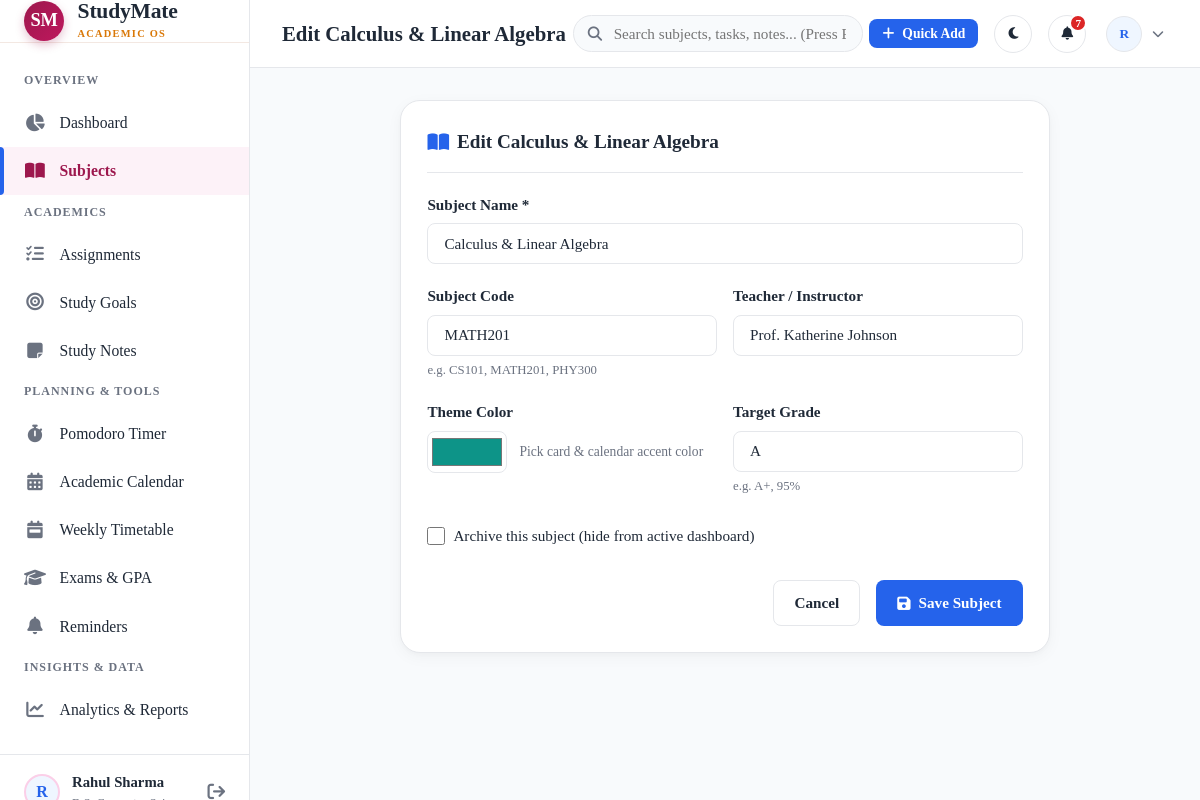
Page /subjects/2/edit/ (signed in) on the committed database.
### core/models.py (models this page shows, shortened)
class Subject(models.Model):
    user = models.ForeignKey(User, on_delete=models.CASCADE, related_name='subjects')
    name = models.CharField(max_length=150)
    code = models.CharField(max_length=30, blank=True, help_text="e.g. CS101 or MATH201")
    teacher = models.CharField(max_length=100, blank=True)
    color = models.CharField(max_length=20, default='#2563EB', help_text="Hex color code, e.g. #2563EB")
    target_grade = models.CharField(max_length=20, blank=True, help_text="e.g. A+, 95%")
    is_archived = models.BooleanField(default=False)
    created_at = models.DateTimeField(auto_now_add=True)
    class Meta:
        ordering = ['name']
        unique_together = ('user', 'name')

### core/views.py (the view)
# urls.py: path('subjects/<int:pk>/edit/', views.subject_update_view, name='subject_update'),
@login_required
def subject_update_view(request, pk):
    subject = get_object_or_404(Subject, pk=pk, user=request.user)
    if request.method == 'POST':
        form = SubjectForm(request.POST, instance=subject)
        if form.is_valid():
            form.save()
            messages.success(request, f"Subject '{subject.name}' updated successfully!")
            return redirect('core:subject_detail', pk=subject.pk)
    else:
        form = SubjectForm(instance=subject)
    return render(request, 'core/subject_form.html', {'form': form, 'title': f'Edit {subject.name}', 'active_nav': 'subjects'})

### core/forms.py
class SubjectForm(forms.ModelForm):
    color = forms.CharField(
        widget=forms.TextInput(attrs={'type': 'color', 'class': 'form-color-picker'}),
        initial='#2563EB',
        help_text="Choose a theme color for this subject"
    )
    class Meta:
        model = Subject
        fields = ['name', 'code', 'teacher', 'color', 'target_grade', 'is_archived']
        widgets = {
            'name': forms.TextInput(attrs={'class': 'form-input', 'placeholder': 'e.g. Data Structures & Algorithms'}),
            'code': forms.TextInput(attrs={'class': 'form-input', 'placeholder': 'e.g. CS201'}),
            'teacher': forms.TextInput(attrs={'class': 'form-input', 'placeholder': 'e.g. Dr. Alan Turing'}),
            'target_grade': forms.TextInput(attrs={'class': 'form-input', 'placeholder': 'e.g. A+ or 90%'}),
            'is_archived': forms.CheckboxInput(attrs={'class': 'form-checkbox'}),
        }

### accounts/models.py (called while the page is built)
    @property
    def avatar_url(self):
        if self.avatar and hasattr(self.avatar, 'url'):
            return self.avatar.url
        return None

### core/models.py (called while the page is built)
    @property
    def is_completed(self):
        return self.status == 'completed'

    @property
    def countdown_text(self):
        if self.is_completed:
            return "Completed"
        today = date.today()
        delta = (self.due_date - today).days
        if delta < 0:
            abs_days = abs(delta)
            return f"Overdue by {abs_days} day{'s' if abs_days != 1 else ''}"
        elif delta == 0:
            return "Due today"
        elif delta == 1:
            return "Due tomorrow"
        else:
            return f"Due in {delta} days"

### templates/core/subject_form.html (shortened to what this page needs)
{% extends 'base.html' %}
{% load static %}
{% block content %}
<div style="max-width: 650px; margin: 0 auto;">
  <div class="card">
    <div class="card-header">
      <div class="card-title">
        <i class="fa-solid fa-book-open" style="color: var(--primary);"></i>
        <span>{{ title }}</span>
      </div>
    </div>
    <form method="POST">
      <div class="form-group">
        <label class="form-label" for="id_name">Subject Name *</label>
        {{ form.name }}
      </div>
      <div style="display: grid; grid-template-columns: 1fr 1fr; gap: 1rem;">
        <div class="form-group">
          <label class="form-label" for="id_code">Subject Code</label>
          {{ form.code }}
          <div class="form-help-text">e.g. CS101, MATH201, PHY300</div>
        </div>
        <div class="form-group">
          <label class="form-label" for="id_teacher">Teacher / Instructor</label>
          {{ form.teacher }}
        </div>
      </div>
      <div style="display: grid; grid-template-columns: 1fr 1fr; gap: 1rem;">
        <div class="form-group">
          <label class="form-label" for="id_color">Theme Color</label>
          <div style="display: flex; align-items: center; gap: 0.75rem;">
            {{ form.color }}
            <span style="font-size: 0.85rem; color: var(--text-muted);">Pick card & calendar accent color</span>
          </div>
        </div>
        <div class="form-group">
          <label class="form-label" for="id_target_grade">Target Grade</label>
          {{ form.target_grade }}
          <div class="form-help-text">e.g. A+, 95%</div>
        </div>
      </div>
      {% if form.is_archived %}
        <div style="display: flex; align-items: center; gap: 0.5rem; margin-top: 0.5rem;">
          {{ form.is_archived }}
          <label for="id_is_archived" style="font-size: 0.95rem; cursor: pointer;">Archive this subject (hide from active dashboard)</label>
        </div>
      {% endif %}
      <div style="display: flex; justify-content: flex-end; gap: 1rem; margin-top: 2rem;">
        <a href="{% url 'core:subject_list' %}" class="btn btn-secondary">Cancel</a>
        <button type="submit" class="btn btn-primary">
          <i class="fa-solid fa-floppy-disk"></i>
          <span>Save Subject</span>
        </button>
      </div>
    </form>
  </div>
</div>
{% endblock %}

### templates/partials/sidebar.html (shortened to what this page needs)
{% load static %}
<aside class="sidebar" id="sidebar">
  <div class="sidebar-header" style="height: 78px; padding: 0 1.5rem; display: flex; align-items: center; justify-content: space-between; border-bottom: 1px solid var(--card-border-soft);">
    <a href="{% url 'core:dashboard' %}" class="public-brand" style="text-decoration: none;">
      <div class="public-brand-monogram" style="width: 40px; height: 40px; font-size: 1.15rem;">SM</div>
      <div>
        <div class="public-brand-title" style="font-size: 1.35rem;">StudyMate</div>
        <div class="public-brand-subtitle" style="font-size: 0.65rem;">ACADEMIC OS</div>
      </div>
    </a>
  </div>
  <nav class="sidebar-nav" style="padding: 1.25rem 0;">
    <div class="nav-section-title">Overview</div>
    <a href="{% url 'core:dashboard' %}" class="nav-item {% if active_nav == 'dashboard' %}active{% endif %}">
      <i class="fa-solid fa-chart-pie"></i>
      <span>Dashboard</span>
    </a>
    <a href="{% url 'core:subject_list' %}" class="nav-item {% if active_nav == 'subjects' %}active{% endif %}">
      <i class="fa-solid fa-book-open"></i>
      <span>Subjects</span>
    </a>
    <div class="nav-section-title">Academics</div>
    <a href="{% url 'core:assignment_list' %}" class="nav-item {% if active_nav == 'assignments' %}active{% endif %}">
      <i class="fa-solid fa-list-check"></i>
      <span>Assignments</span>
    </a>
    <a href="{% url 'core:goal_list' %}" class="nav-item {% if active_nav == 'goals' %}active{% endif %}">
      <i class="fa-solid fa-bullseye"></i>
      <span>Study Goals</span>
    </a>
    <a href="{% url 'core:note_list' %}" class="nav-item {% if active_nav == 'notes' %}active{% endif %}">
      <i class="fa-solid fa-note-sticky"></i>
      <span>Study Notes</span>
    </a>
    <div class="nav-section-title">Planning & Tools</div>
    <a href="{% url 'planner:timer' %}" class="nav-item {% if active_nav == 'timer' %}active{% endif %}">
      <i class="fa-solid fa-stopwatch"></i>
      <span>Pomodoro Timer</span>
    </a>
    <a href="{% url 'planner:calendar' %}" class="nav-item {% if active_nav == 'calendar' %}active{% endif %}">
      <i class="fa-solid fa-calendar-days"></i>
      <span>Academic Calendar</span>
    </a>
    <a href="{% url 'planner:timetable' %}" class="nav-item {% if active_nav == 'timetable' %}active{% endif %}">
      <i class="fa-solid fa-calendar-week"></i>
      <span>Weekly Timetable</span>
    </a>
    <a href="{% url 'planner:exam_list' %}" class="nav-item {% if active_nav == 'exams' %}active{% endif %}">
      <i class="fa-solid fa-graduation-cap"></i>
      <span>Exams & GPA</span>
    </a>
    <a href="{% url 'planner:reminders' %}" class="nav-item {% if active_nav == 'reminders' %}active{% endif %}">
      <i class="fa-solid fa-bell"></i>
      <span>Reminders</span>
    </a>
    <div class="nav-section-title">Insights & Data</div>
    <a href="{% url 'analytics:dashboard' %}" class="nav-item {% if active_nav == 'analytics' %}active{% endif %}">
      <i class="fa-solid fa-chart-line"></i>
      <span>Analytics & Reports</span>
    </a>
  </nav>
  <div class="sidebar-footer">
    <div class="user-quick-profile">
      <div class="user-avatar-sm" style="border: 2px solid var(--luxury-rose-border);">
        {% if user.profile.avatar_url %}
          <img src="{{ user.profile.avatar_url }}" alt="{{ user.username }}">
        {% else %}
          <span>{{ user.first_name|first|default:user.username|first|upper }}</span>
        {% endif %}
      </div>
      <div style="flex: 1; overflow: hidden;">
        <div style="font-weight: 700; font-size: 0.92rem; white-space: nowrap; text-overflow: ellipsis; overflow: hidden;">
          {{ user.get_full_name|default:user.username }}
        </div>
        <div style="font-size: 0.78rem; color: var(--text-muted); white-space: nowrap; text-overflow: ellipsis; overflow: hidden;">
        </div>
      </div>
      <a href="{% url 'accounts:logout' %}" title="Log Out" style="color: var(--text-muted); font-size: 1.1rem;">
        <i class="fa-solid fa-arrow-right-from-bracket"></i>
      </a>
    </div>
  </div>
</aside>

### templates/partials/navbar.html (shortened to what this page needs)
{% load static %}
<header class="topbar">
  <div class="topbar-left">
    <div class="page-title-header">
      {{ title|default:"StudyMate Workspace" }}
    </div>
  </div>
  <form action="{% url 'core:global_search' %}" method="GET" class="topbar-search">
    <input type="text" name="q" value="{{ query|default:'' }}" placeholder="Search subjects, tasks, notes... (Press Enter)" autocomplete="off">
  </form>
  <div class="topbar-right">
    <button class="btn btn-primary btn-sm" onclick="openQuickAddModal()" title="Press 'N' anywhere to quick add">
      <i class="fa-solid fa-plus"></i>
      <span>Quick Add</span>
    </button>
    <button class="action-icon-btn" id="theme-toggle-btn" title="Toggle Light / Dark Mode">
      <i class="fa-solid fa-moon" id="theme-toggle-icon"></i>
    </button>
    <div style="position: relative;">
      <button class="action-icon-btn" id="notif-toggle-btn" title="Notifications">
        <i class="fa-solid fa-bell"></i>
        {% if nav_notification_count > 0 %}
          <span class="badge-dot">{{ nav_notification_count }}</span>
        {% endif %}
      </button>
    </div>
    <div class="profile-dropdown-wrapper">
      <button class="profile-btn" id="profile-dropdown-btn">
        <div class="user-avatar-sm">
          {% if user.profile.avatar_url %}
            <img src="{{ user.profile.avatar_url }}" alt="{{ user.username }}">
          {% else %}
            <span>{{ user.first_name|first|default:user.username|first|upper }}</span>
          {% endif %}
        </div>
        <i class="fa-solid fa-chevron-down" style="font-size: 0.75rem; color: var(--text-muted);"></i>
      </button>
    </div>
  </div>
</header>

### rows in the picture
Subject: name "Calculus & Linear Algebra", code "MATH201", teacher "Prof. Katherine Johnson", color "#0d9488", target_grade "A"

### other values in the picture
{{ user.first_name|first|default:user.username|first|upper }} "R"
{{ user.get_full_name|default:user.username }} "Rahul Sharma"
{{ title|default:"StudyMate Workspace" }} "Edit Calculus & Linear Algebra"
{{ nav_notification_count }} "7"
{{ title }} "Edit Calculus & Linear Algebra"
